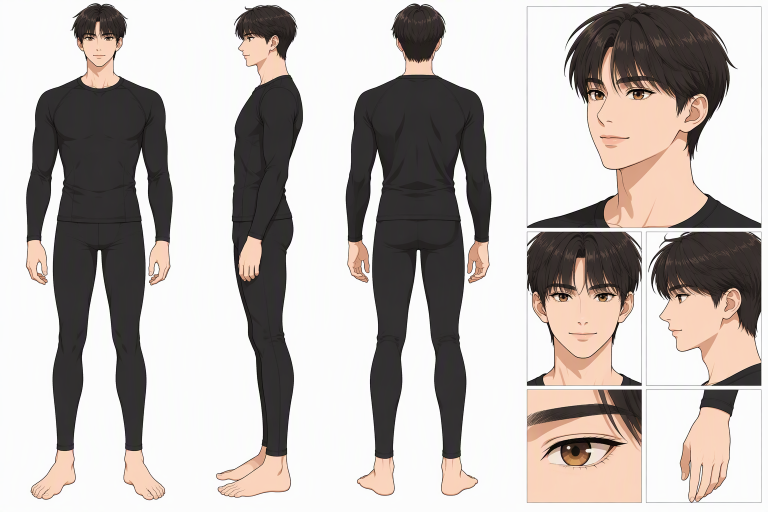
#> input picture 06_角色美术/047e85bdc4000000/0480febcd8800000/设计图.png, 1536 x 1024 px (shown at 1/2 size)
$ python -i process_portrait.py   (imports and definitions only)
#> lines starting #> are read from the running program, lines starting #| are printed output that depends on the picture
"""透明立绘直通 + 头位归一化 → 透明 PNG（chapter-publisher 搬运处理层）。

2026-09 起立绘由生成端直出透明 PNG（透明措辞与 --background transparent
参数双在场触发），绿幕抠图管线（4 角采样 / 连续 alpha / grabCut /
despill）整体退役。本脚本只做两件事：

  ① 输入校验：源图必须带 alpha 通道，否则直接报错——不兼容旧绿底输入，
     存量绿底立绘一律重新生成，不做兼容抠图
  ② 头位归一化：**人物前景高 ÷ 7.5 头身**作尺度 → 各变体等高（默认 1200）；
     垂直贴顶贴底（alpha bbox 上下）；**水平以 YuNet 双眼中心为锚**——左右对称取
     max(到左身,到右身) 使双眼中心落在 PNG 水平中线 ⇒ 运行时居中显示，任意立绘
     切换头部水平 x 恒定；等高+贴顶 ⇒ 头部 y 同水平线。身体不对称可能单侧留透明
     （为保双眼居中）。PNG 宽高比不固定 2:3，需 PortraitLayer 按实际宽高比
     显示。回退：L2 用 bbox 中心（无脸），L3 贴底 letterbox。

原图（06_/07_）不动，只写输出路径。CLI 调用形态不变：
``python process_portrait.py <src> -o <dst>``，chapter-publisher 调用处零改动。

依赖：opencv-python（自带 numpy）。YuNet onnx 与本脚本同目录自带
（``face_detection_yunet.onnx``，opencv zoo 官方模型）。

中文路径：cv2.imread/imwrite 不支持非 ASCII 文件名，统一用
np.fromfile + imdecode / imencode + tofile。

退码：0 成功 / 1 处理失败（含输入无 alpha 通道）/ 2 参数错（与 99_game/tools 既有工具对齐）。
"""
import argparse
import sys
from pathlib import Path

import cv2
import numpy as np

# ── 画布与归一化规范（默认，CLI 可调）──────────────────────────────
CANVAS_W, CANVAS_H = 800, 1200          # 输出画布（2:3，与 PortraitLayer 素材比一致）
HEAD_RATIO = 7.5                         # 头身比（00_init/美术风格.md：7.5 头身）
DEFAULT_TARGET_HEAD_PX = round(CANVAS_H / HEAD_RATIO)   # 160：目标头长（=画布高/7.5），缩放使各变体人物等高（高 1200）

_HERE = Path(__file__).resolve().parent
_YUNET_PATH = _HERE / "face_detection_yunet.onnx"


# ── 中文路径 IO ───────────────────────────────────────────────────
def imread_unicode(path: str):
    """cv2.imread 不支持非 ASCII 路径；用 fromfile + imdecode 绕过。
    IMREAD_UNCHANGED 保住 alpha 通道（透明直通必需，IMREAD_COLOR 会静默丢弃）。"""
    return cv2.imdecode(np.fromfile(str(path), np.uint8), cv2.IMREAD_UNCHANGED)


# [83 lines left out: functions imwrite_unicode, _fallback_letterbox, normalize_head, not called in this run]


# ── 主管线 ────────────────────────────────────────────────────────
def process(src: str, dst: str, *,
            target_head_px: int = DEFAULT_TARGET_HEAD_PX,
            normalize: bool = True, score_thr: float = 0.5) -> dict:
    rgba = imread_unicode(src)
    if rgba is None:
        raise RuntimeError("读图失败（路径/格式）: %s" % src)
    if rgba.ndim != 3 or rgba.shape[2] != 4:
        raise RuntimeError(
            "输入无 alpha 通道（shape=%s）: %s —— 立绘自 2026-09 起由模型直出透明 PNG"
            "（提示词英文透明措辞驱动），绿幕抠图管线已退役；请重新生成该立绘后再发布"
            % (rgba.shape, src))
    # 软告警（不阻断）：有 alpha 通道但 alpha=0 占比 <1%——疑似生成期透明措辞失效的不透明图转存
    if (rgba[:, :, 3] == 0).mean() < 0.01:
        sys.stderr.write("警告: alpha=0 占比 <1%%，疑似不透明图（透明措辞未生效？）: %s\n" % src)

    if normalize:
        rgba, level, info = normalize_head(rgba, target_head_px, score_thr)
    else:
        rgba = _fallback_letterbox(rgba)
        level, info = "skip", "normalize disabled"

    Path(dst).parent.mkdir(parents=True, exist_ok=True)
    imwrite_unicode(dst, rgba)
    return {"level": level, "info": info,
            "out_size": "%dx%d" % (rgba.shape[1], rgba.shape[0])}


# [23 lines left out: function main, not called in this run]


# [2 lines not run here, left out]

>>> import cv2
>>> picture = cv2.imread('../../06_角色美术/047e85bdc4000000/0480febcd8800000/设计图.png', cv2.IMREAD_GRAYSCALE)
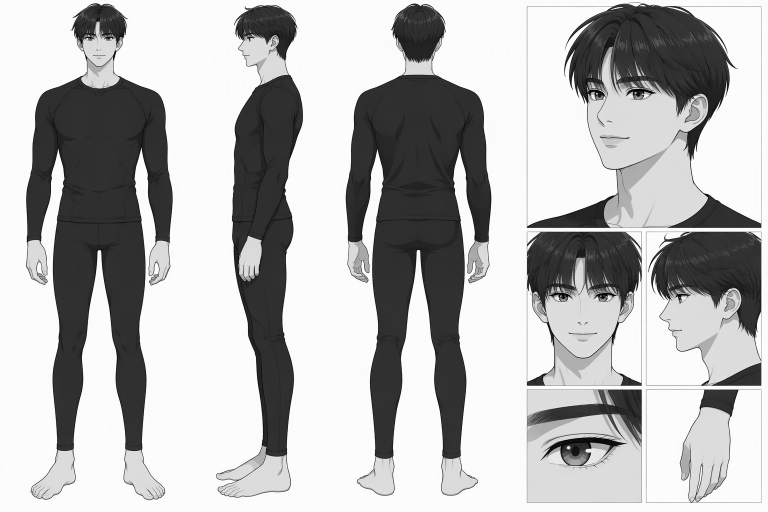
#> picture: shape (1024, 1536) (shown at 1/2 size); min 0, max 254, mean 182.1
>>> result = process(picture, 'out.png')
#> (the run stopped early here; a loop or call above may not have finished)
